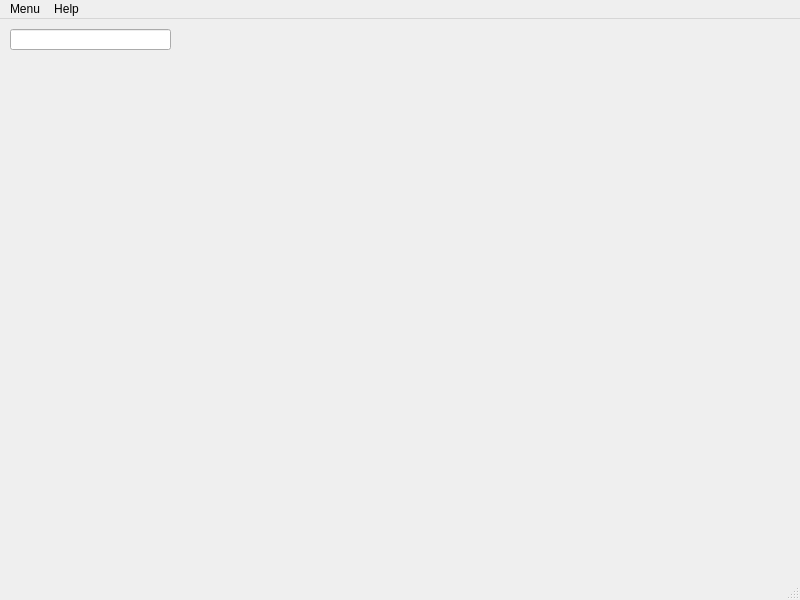
<?xml version="1.0" encoding="UTF-8"?>
<ui version="4.0">
 <class>MainWindow</class>
 <widget class="QMainWindow" name="MainWindow">
  <property name="geometry">
   <rect>
    <x>0</x>
    <y>0</y>
    <width>800</width>
    <height>600</height>
   </rect>
  </property>
  <property name="windowTitle">
   <string>MainWindow</string>
  </property>
  <widget class="QWidget" name="centralwidget">
   <widget class="QLineEdit" name="stock_name">
    <property name="geometry">
     <rect>
      <x>10</x>
      <y>10</y>
      <width>161</width>
      <height>21</height>
     </rect>
    </property>
   </widget>
  </widget>
  <widget class="QMenuBar" name="menubar">
   <property name="geometry">
    <rect>
     <x>0</x>
     <y>0</y>
     <width>800</width>
     <height>22</height>
    </rect>
   </property>
   <widget class="QMenu" name="menuMenu">
    <property name="title">
     <string>Menu</string>
    </property>
   </widget>
   <widget class="QMenu" name="menuHelp">
    <property name="title">
     <string>Help</string>
    </property>
   </widget>
   <addaction name="menuMenu"/>
   <addaction name="menuHelp"/>
  </widget>
  <widget class="QStatusBar" name="statusbar"/>
 </widget>
 <resources/>
 <connections/>
</ui>
